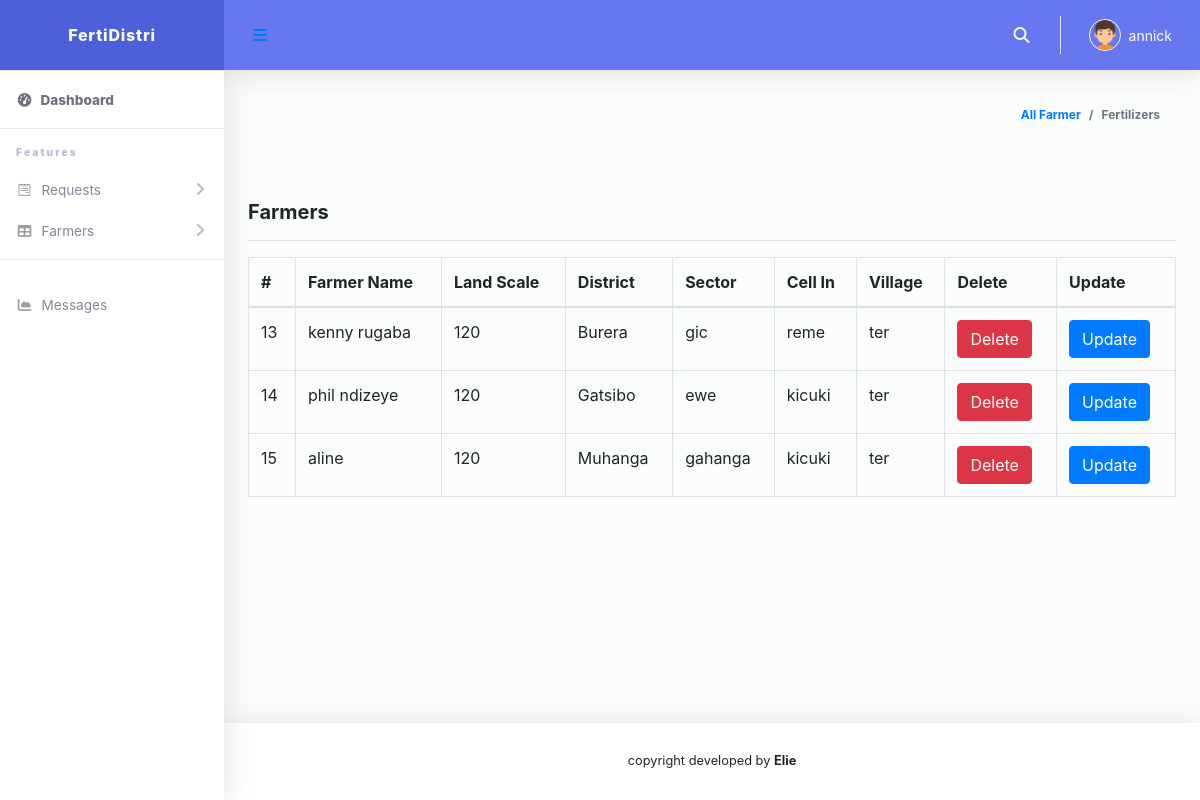
The page /allfarmers.php (signed in) on the database its author committed.
### tables this page shows
CREATE TABLE `farmers` (
  `farmer_id` int(255) NOT NULL,
  `farmer_names` varchar(255) NOT NULL,
  `land_scale` varchar(255) NOT NULL,
  `district` varchar(255) NOT NULL,
  `sector` varchar(255) NOT NULL,
  `cell` varchar(255) NOT NULL,
  `villages` varchar(255) NOT NULL,
  `user_id` int(255) NOT NULL
);

### retailer_session.php (called while the page is built, shortened)
<?php
  $admin_id=$_SESSION['userid'];
  $admin_firstname=$_SESSION['userfirstname'];
  ?>

### allfarmers.php (the view, shortened to what this page needs)
<?php
include 'navbar.php';
?>
    <div id="content-wrapper" class="d-flex flex-column">
      <div id="content">
        <nav class="navbar navbar-expand navbar-light bg-navbar topbar mb-4 static-top">
          <button id="sidebarToggleTop" class="btn btn-link rounded-circle mr-3">
            <i class="fa fa-bars"></i>
          </button>
          <ul class="navbar-nav ml-auto">
            <li class="nav-item dropdown no-arrow">
              <a class="nav-link dropdown-toggle" href="#" id="searchDropdown" role="button" data-toggle="dropdown"
                aria-haspopup="true" aria-expanded="false">
                <i class="fas fa-search fa-fw"></i>
              </a>
            </li>
            <li class="nav-item dropdown no-arrow">
              <a class="nav-link dropdown-toggle" href="#" id="userDropdown" role="button" data-toggle="dropdown"
                aria-haspopup="true" aria-expanded="false">
                <img class="img-profile rounded-circle" src="img/boy.png" style="max-width: 60px">
                <span class="ml-2 d-none d-lg-inline text-white small"><?php echo $admin_firstname;?></span>
              </a>
            </li>
          </ul>
        </nav>
        <div class="container-fluid" id="container-wrapper">
          <div class="d-sm-flex align-items-center justify-content-between mb-4">
            <ol class="breadcrumb">
              <li class="breadcrumb-item"><a href="addfarmer.php">All Farmer</a></li>
              <li class="breadcrumb-item active" aria-current="page">Fertilizers</li>
            </ol>
          </div>
          <div class="row">
          <div class="col-sm-12">
									<h5 class="mt-4" style="font-style: elephant; font-weight: bold;">Farmers</h5>
									<hr>
								       <div class="table-responsive">
                                <table id="zero_config" class="table  table-bordered no-wrap">
                                    <thead>
                        <tr>
                          <th>#</th>
                          <th>Farmer Name</th>
                          <th>Land Scale</th>
                          <th>District</th>
                          <th>Sector</th>
                          <th>Cell In</th>
                          <th>Village</th>
                          <th>Delete</th>
                          <th>Update</th>
                        </tr>
                      </thead>
                      <tbody>
                      <?php
                        $quer=mysqli_query($conn,"SELECT * FROM farmers WHERE user_id=$admin_id");
                        while ($row=mysqli_fetch_array($quer)){
                        ?>
                        <tr>
                          <td><?php echo $row['farmer_id'] ; ?></td>
                          <td><?php echo $row['farmer_names'] ; ?></td>
                          <td><?php echo $row['land_scale'] ; ?></td>
                          <td><?php echo $row['district'] ; ?></td>
                          <td><?php echo $row['sector'] ; ?></td>
                          <td><?php echo $row['cell'] ; ?></td>
                          <td><?php echo $row['villages'] ; ?></td>
                          <td><a class="btn btn-danger"  href="delete.php?delfarmer=<?php echo $row['farmer_id']; ?> " onclick="return confirm('are you sure! you want to delete')" id="red">Delete</a></td>
                          <td><a class="btn btn-primary"  href="farmerupdate.php?updatefarmer=<?php echo $row['farmer_id']; ?>"  id="red">Update</a></td>
                        </tr>
                        <?php
                        }
                        ?>
                      </tbody>
                                            </table>
                                        </div>
								</div>
          </div>
        </div>
      </div>
      <footer class="sticky-footer bg-white">
        <div class="container my-auto">
          <div class="copyright text-center my-auto">
            <span>copyright  developed by
              <b>Elie</b>
            </span>
          </div>
        </div>
      </footer>
    </div>
  </div>
</body>
</html>

### rows shown on the page
farmers: farmer_id "13", farmer_names "kenny rugaba", land_scale "120", district "Burera", sector "gic", cell "reme", villages "ter"
farmers: farmer_id "14", farmer_names "phil ndizeye", land_scale "120", district "Gatsibo", sector "ewe", cell "kicuki", villages "ter"
farmers: farmer_id "15", farmer_names "aline", land_scale "120", district "Muhanga", sector "gahanga", cell "kicuki", villages "ter"

### other values the page prints
$admin_firstname "annick"
